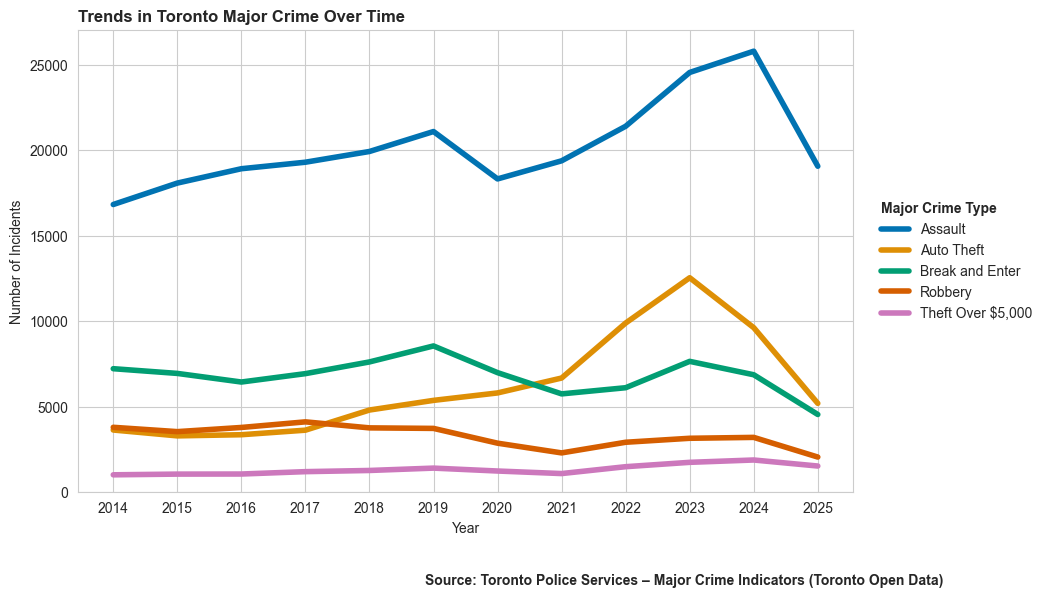

Generate this figure with Python:
import numpy as np
import pandas as pd
import matplotlib.pyplot as plt
import seaborn as sns

# Load dataset.
df = pd.read_csv('major-crime-indicators.csv')

# Extract year and type of incident.
df = df.loc[:,['REPORT_YEAR','MCI_CATEGORY']]

# Rename "Theft Over" to "Theft Over $5000" to make it easily understandable.
mci_rename = {'Theft Over': 'Theft Over $5,000'}
df['MCI_CATEGORY'] = df['MCI_CATEGORY'].replace(mci_rename)

# Get total counts by year and type.
yearly_inc = df.groupby(['REPORT_YEAR','MCI_CATEGORY']).size().reset_index(name='TOTAL_MCI')

# Get years to plot every year.
years = sorted(yearly_inc['REPORT_YEAR'].unique())

# Generate line plot plotting the report year by the number of incidents, colored
# by incident type and save it.
sns.set_style('whitegrid') # Add guide lines.
plt.figure(figsize=(10, 6))
sns.lineplot(data=yearly_inc,x='REPORT_YEAR',y='TOTAL_MCI',hue='MCI_CATEGORY',
             palette='colorblind', # Set categorical colors for accessibility, red and green here differ in lightness and saturation.
             linewidth=4) # Make thick to better perceive contrast.
plt.xticks(years) # Plot every year.
plt.ylim(bottom=0) # Set bottom to 0.
plt.title('Trends in Toronto Major Crime Over Time',fontweight='bold',loc='left')
plt.xlabel('Year')
plt.ylabel('Number of Incidents')
leg = plt.legend(title='Major Crime Type',
                loc='center left',
                bbox_to_anchor=(1.02, 0.5),
                frameon=False) # Move legend outside to the middle.
leg.get_title().set_fontweight('bold')
leg.get_title().set_ha('left')
leg._legend_box.align = 'left' # Customize legend.
plt.figtext(0.99,-0.05,
    'Source: Toronto Police Services – Major Crime Indicators (Toronto Open Data)',
    ha='right',
    va='bottom',
    fontweight='bold') # Add source of information.
plt.savefig('vis_1_assignment_3.png',bbox_inches='tight') # Save.
